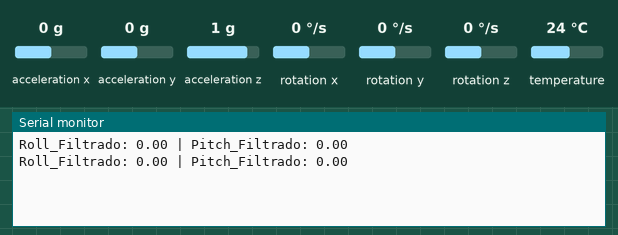
Simulated run of this sketch. Board: Arduino Uno, built with avr-gcc and run on an emulated ATmega328P. On the bench: the last lines printed to the serial monitor. The inputs (shaded band) are chosen by the test bench; at power-on: acceleration x 0 g, acceleration y 0 g, acceleration z 1 g, rotation x 0 °/s, rotation y 0 °/s, rotation z 0 °/s, temperature 24 °C.

Above: at 1.8 s.
1.9 s: acceleration x set to -1.4 g
At 2.4 s:
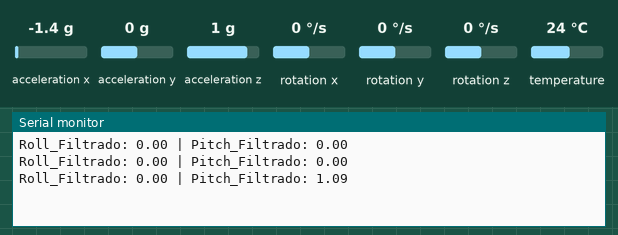
3.4 s: acceleration y set to -1.4 g
At 4.7 s:
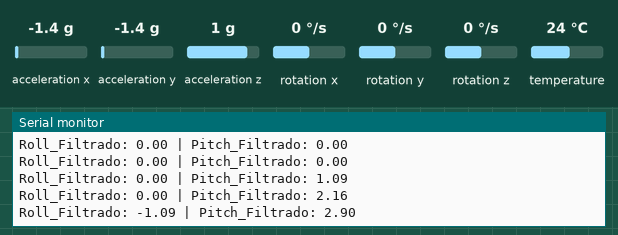
4.9 s: acceleration z set to -1.4 g
At 5.8 s:
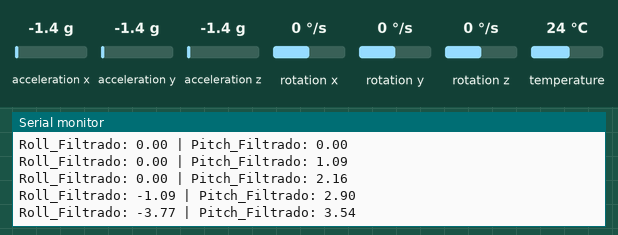
6.4 s: rotation x set to -192 °/s
At 7.7 s:
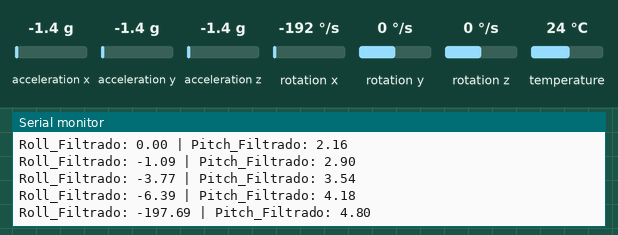
7.9 s: rotation y set to -192 °/s
At 8.8 s:
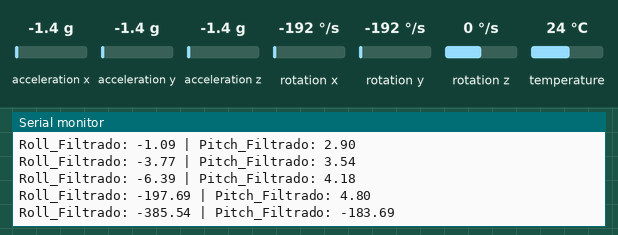
Timing chart, 0 to 10.4 s (numbered marks = the images above; inputs shaded):
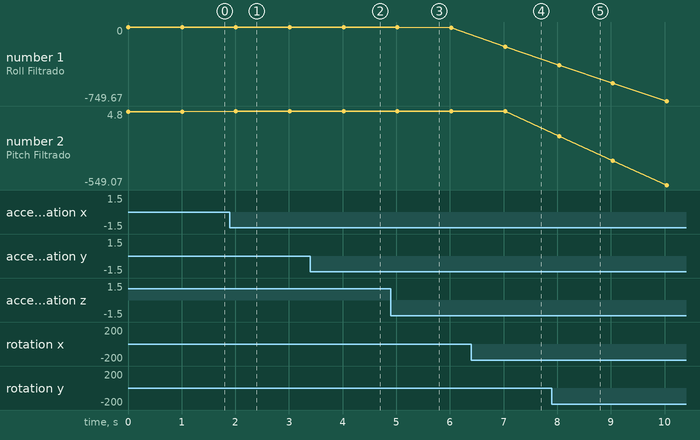

Measured:
- after the input at 1.9 s, the serial monitor: prints a new line after 0.11 s (image 1)
- after the input at 3.4 s, the serial monitor: prints a new line after 0.62 s (image 2)
- after the input at 4.9 s, the serial monitor: prints a new line after 0.12 s (image 3)
- after the input at 6.4 s, the serial monitor: prints a new line after 0.63 s (image 4)
- after the input at 7.9 s, the serial monitor: prints a new line after 0.13 s (image 5)
- plotted number 1: 0 → -1.09 after the input at 3.4 s, -1.09 → -6.39 after the input at 4.9 s, -6.39 → -197.69 after the input at 6.4 s
- plotted number 2: 0 → 2.16 after the input at 1.9 s, 2.16 → 2.9 after the input at 3.4 s, 2.9 → 4.18 after the input at 4.9 s, 4.8 → -549.07 after the input at 7.9 s

The sketch:

picht_y_roll_giroscopio.ino
```cpp
//Aplicar un filtro pasa-altas giroscopio y un filtro pasa-bajas al acelerómetro. Vuelve a calcular pitch y roll


#include <Adafruit_MPU6050.h>
#include <Adafruit_Sensor.h>
#include <Wire.h>

Adafruit_MPU6050 mpu;

float angle_pitch = 0, angle_roll = 0;
unsigned long tiempo_prev;

// Factor de filtrado (0.98 es el estándar)
float alpha = 0.98;

void setup() {
  Serial.begin(115200);
  if (!mpu.begin()) {
    while (1) delay(10);
  }

  mpu.setAccelerometerRange(MPU6050_RANGE_2_G);
  mpu.setGyroRange(MPU6050_RANGE_250_DEG);
  mpu.setFilterBandwidth(MPU6050_BAND_21_HZ);

  tiempo_prev = millis();
}

void loop() {
  sensors_event_t a, g, temp;
  mpu.getEvent(&a, &g, &temp);

  // 1. Calcular diferencial de tiempo
  unsigned long tiempo_actual = millis();
  float dt = (tiempo_actual - tiempo_prev) / 1000.0;
  tiempo_prev = tiempo_actual;

  // 2. Calcular ángulos base del ACELERÓMETRO (Pasa-Bajas natural)
  float accel_roll = atan2(a.acceleration.y, a.acceleration.z) * 180 / PI;
  float accel_pitch = atan2(-a.acceleration.x, sqrt(pow(a.acceleration.y, 2) + pow(a.acceleration.z, 2))) * 180 / PI;

  // 3. Aplicar FILTRO COMPLEMENTARIO
  // El Giroscopio (Pasa-Altas) domina el corto plazo (0.98)
  // El Acelerómetro (Pasa-Bajas) domina el largo plazo (0.02) corrigiendo la deriva

  angle_roll = alpha * (angle_roll + (g.gyro.x * 180 / PI) * dt) + (1.0 - alpha) * accel_roll;
  angle_pitch = alpha * (angle_pitch + (g.gyro.y * 180 / PI) * dt) + (1.0 - alpha) * accel_pitch;

  // 4. Visualización
  Serial.print("Roll_Filtrado: "); Serial.print(angle_roll, 2);
  Serial.print(" | Pitch_Filtrado: "); Serial.println(angle_pitch, 2);

  delay(1000);
}
```
